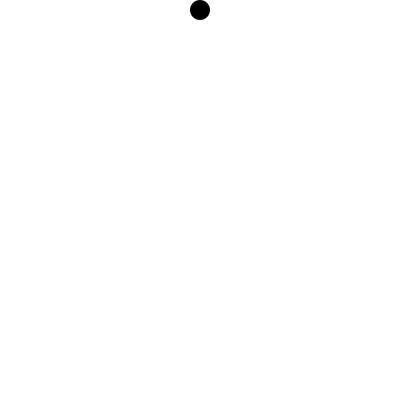
Frame 1 (no input)
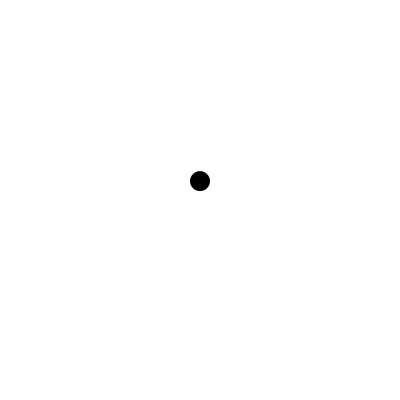
Frame 60 (the mouse pressed at the canvas centre just before this capture)
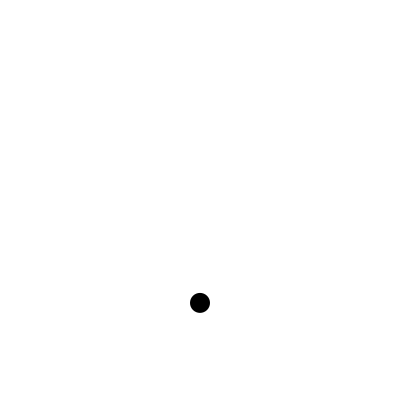
Frame 120 (the mouse held since frame 60 and released just before this capture)

The Processing sketch that drew these frames (run headless with seeded random() and noise(); from frame 60 on, the mouse is pressed at the canvas centre):

// Processing sketch: BallePOO
// ── BallePOO.pde
Balle balle1;

void setup() {
  size(400, 400);

  balle1 = new Balle(width/2,10,10,0,0.5);

}

void draw() {
  background(255);

  balle1.dessiner();
  balle1.bouger();
  balle1.rebondir();
  
  
}

// ── Balle.pde
float gravite = 0.1;

class Balle {
  float x, y;
  float rayon;
  color couleur;
  float elasticite;
  float vitesse;

  Balle(float x, float y, float rayon, color couleur, float elasticite) {
    this.x = x;
    this.y = y;
    this.rayon = rayon;
    this.couleur = couleur;
    this.elasticite = elasticite;
    vitesse = 0;
  }

  void dessiner() {
    noStroke();
    fill(couleur);
    ellipseMode(RADIUS);
    ellipse(x, y, rayon, rayon);
  }

  void bouger() {
    y += vitesse;
    vitesse += gravite;
  }

  void rebondir() {
    if (y > height - rayon) {
      vitesse *= - elasticite;
    }
  }
}
